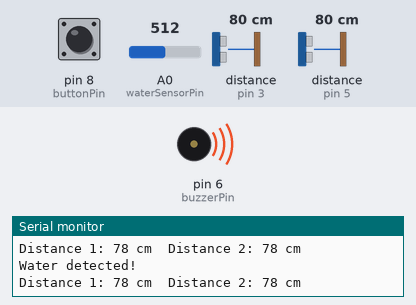
Recording of a sketch running on a simulated Arduino Uno, built with avr-gcc and run on an emulated ATmega328P. Parts: buzzer (waves = sounding, pin HIGH), the last lines printed to the serial monitor. Wiring (inferred from the names in the program): 2 × ultrasonic range finder: trigger pin 2, echo pin 3 / trigger pin 4, echo pin 5. The inputs (shaded band) are chosen by the test bench; at power-on: distance to the obstacle (sensors on pin 3, pin 5) 80 cm, A0 (waterSensorPin) = 512, pin 8 (buttonPin) HIGH. The echo pulse lasts 58.3 µs per cm; the modem accepts every AT command (registered, SIM ready, sends succeed) and sends nothing else; pins used as bus, display or sensor lines are not drawn.

Above: at 9.2 s.
9.3 s: distance to the obstacle (sensor on pin 3) set to 73 cm
At 10.7 s:
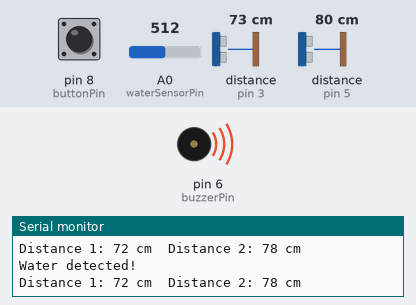
12.3 s: A0 (waterSensorPin) set to 483
At 13.21 s:
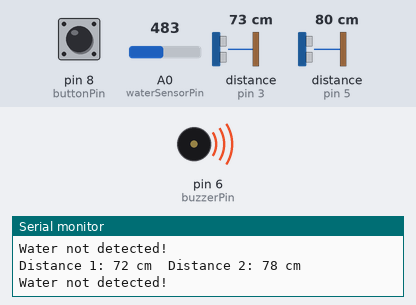
15.3 s: pin 8 (buttonPin) pulled LOW for 0.15 s
At 16.4 s:
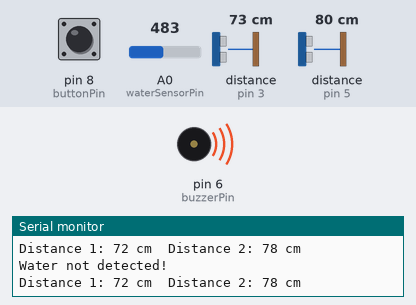
18.4 s: distance to the obstacle (sensor on pin 5) set to 120 cm
24.4 s: pin 8 (buttonPin) pulled LOW for 1 s
Timing chart, 0 to 29.4 s (numbered marks = the images above; inputs shaded):
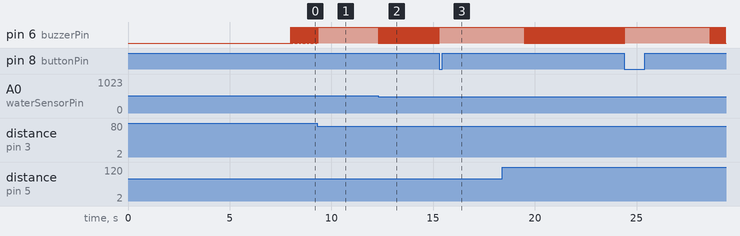

Measured:
- the behaviour switches between 76 and 75 cm on distance to the obstacle (sensor on pin 3) (found by bisection; images 0 and 1)
- the behaviour switches between 500 and 499 on A0 (waterSensorPin) (found by bisection; images 1 and 2)
- after the input at 9.3 s, pin 6 (buzzerPin): goes on until 9.3 s, then stays HIGH
- after the input at 12.3 s, pin 6 (buzzerPin): alternates HIGH for 0.01 s and LOW for 0.05 s, starting at once
- after the input at 15.3 s, pin 6 (buzzerPin): goes on until 15.3 s, then stays HIGH
- by itself, pin 6 (buzzerPin): alternates HIGH for 0.04 s and LOW for 0.02 s

The sketch:

finalcode.ino
```cpp
#include <SoftwareSerial.h>
SoftwareSerial sim(10, 11); // RX, TX pins for GSM module
int _timeout;
String _buffer;
String number = "+919955993622"; // change with your number
const int buttonPin = 8;
bool buttonState = false;
bool previousButtonState = false;
const int waterSensorPin = A0; // Analog input pin for the water sensor
const int trigPin1 = 2; // Ultrasonic sensor 1 trig pin
const int echoPin1 = 3; // Ultrasonic sensor 1 echo pin
const int trigPin2 = 4; // Ultrasonic sensor 2 trig pin
const int echoPin2 = 5; // Ultrasonic sensor 2 echo pin
const int buzzerPin = 6; // Digital output pin for the buzzer
const int thresholdDistance = 75; // Threshold distance in centimeters (2 meters = 200 centimeters)
void setup() {
delay(7000);
Serial.begin(9600);
_buffer.reserve(50);
Serial.println("System Started...");
sim.begin(9600);
delay(1000);
pinMode(buttonPin, INPUT_PULLUP);
pinMode(waterSensorPin, INPUT); // Set the water sensor pin as input
pinMode(trigPin1, OUTPUT); // Set the ultrasonic sensor 1 trig pin as output
pinMode(echoPin1, INPUT); // Set the ultrasonic sensor 1 echo pin as input
pinMode(trigPin2, OUTPUT); // Set the ultrasonic sensor 2 trig pin as output
pinMode(echoPin2, INPUT); // Set the ultrasonic sensor 2 echo pin as input
pinMode(buzzerPin, OUTPUT); // Set the buzzer pin as output
Serial.println("Press the button to send a message");
}
void loop() {
buttonState = digitalRead(buttonPin);
if (buttonState != previousButtonState) {
if (buttonState == LOW) {
SendMessage();
}
previousButtonState = buttonState;
}
if (sim.available() > 0) {
Serial.write(sim.read());
}
// Read the analog value from the water sensor
int waterSensorValue = analogRead(waterSensorPin);
// Check if water is detected
if (waterSensorValue < 500) { // Adjust this threshold value according to your sensor
digitalWrite(buzzerPin, LOW); // Activate the buzzer
Serial.println("Water not detected!"); // Print a message to the Serial Monitor
} else {
Serial.println("Water detected!");
digitalWrite(buzzerPin, HIGH); // Deactivate the buzzer
}
// Measure distance from ultrasonic sensor 1
long duration1, distance1;
digitalWrite(trigPin1, LOW);
delayMicroseconds(2);
digitalWrite(trigPin1, HIGH);
delayMicroseconds(10);
digitalWrite(trigPin1, LOW);
duration1 = pulseIn(echoPin1, HIGH);
distance1 = duration1 * 0.034 / 2;
// Measure distance from ultrasonic sensor 2
long duration2, distance2;
digitalWrite(trigPin2, LOW);
delayMicroseconds(2);
digitalWrite(trigPin2, HIGH);
delayMicroseconds(10);
digitalWrite(trigPin2, LOW);
duration2 = pulseIn(echoPin2, HIGH);
distance2 = duration2 * 0.034 / 2;

// Print the distances on the serial monitor
Serial.print("Distance 1: ");
Serial.print(distance1);
Serial.print(" cm\t");
Serial.print("Distance 2: ");
Serial.print(distance2);
Serial.println(" cm");
// Check if any of the distances cross the threshold
if (distance1 < thresholdDistance || distance2 < thresholdDistance) {
// If threshold is crossed, activate the buzzer
digitalWrite(buzzerPin, HIGH);
} else {
// Otherwise, turn off the buzzer
digitalWrite(buzzerPin, LOW);
}
// Delay before taking the next reading
delay(11);
}
void SendMessage() {
sim.println("AT+CMGF=1"); // Sets the GSM Module in Text Mode
delay(1000);
sim.println("AT+CMGS=\"" + number + "\"\r"); // Mobile phone number to send message
delay(1000);
String SMS = "I need help!"; // Modify the message content as per your needs
sim.println(SMS);
delay(100);

sim.println((char)26); // ASCII code of CTRL+Z
delay(1000);
_buffer = _readSerial();
Serial.println("**********Message sent!************");
}
String _readSerial() {
_timeout = 0;
while (!sim.available() && _timeout < 12000) {
delay(13);
_timeout++;
}
if (sim.available()) {
return sim.readString();
}
}
```
